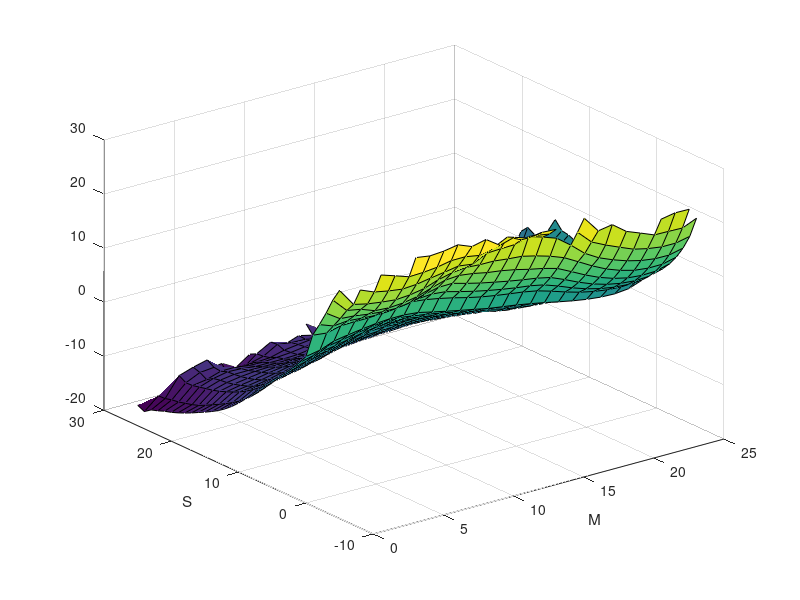
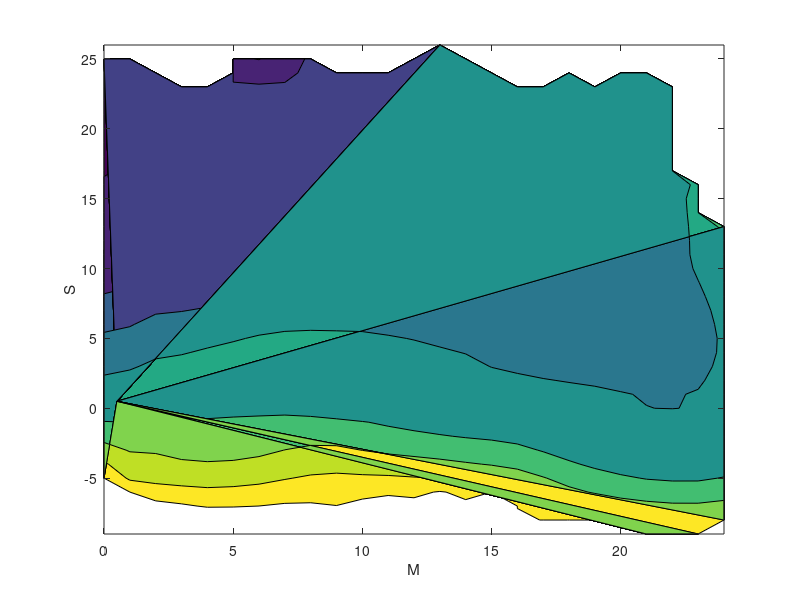

MATLAB code for these plots, in order:
close all
clear all
M=linspace(0,24,25);
S=linspace(-9,26,36);
G=load('free_energy.dat');
surf(M,S,G');xlabel('M');ylabel('S');
figure
contourf(M,S,G');xlabel('M');ylabel('S');
